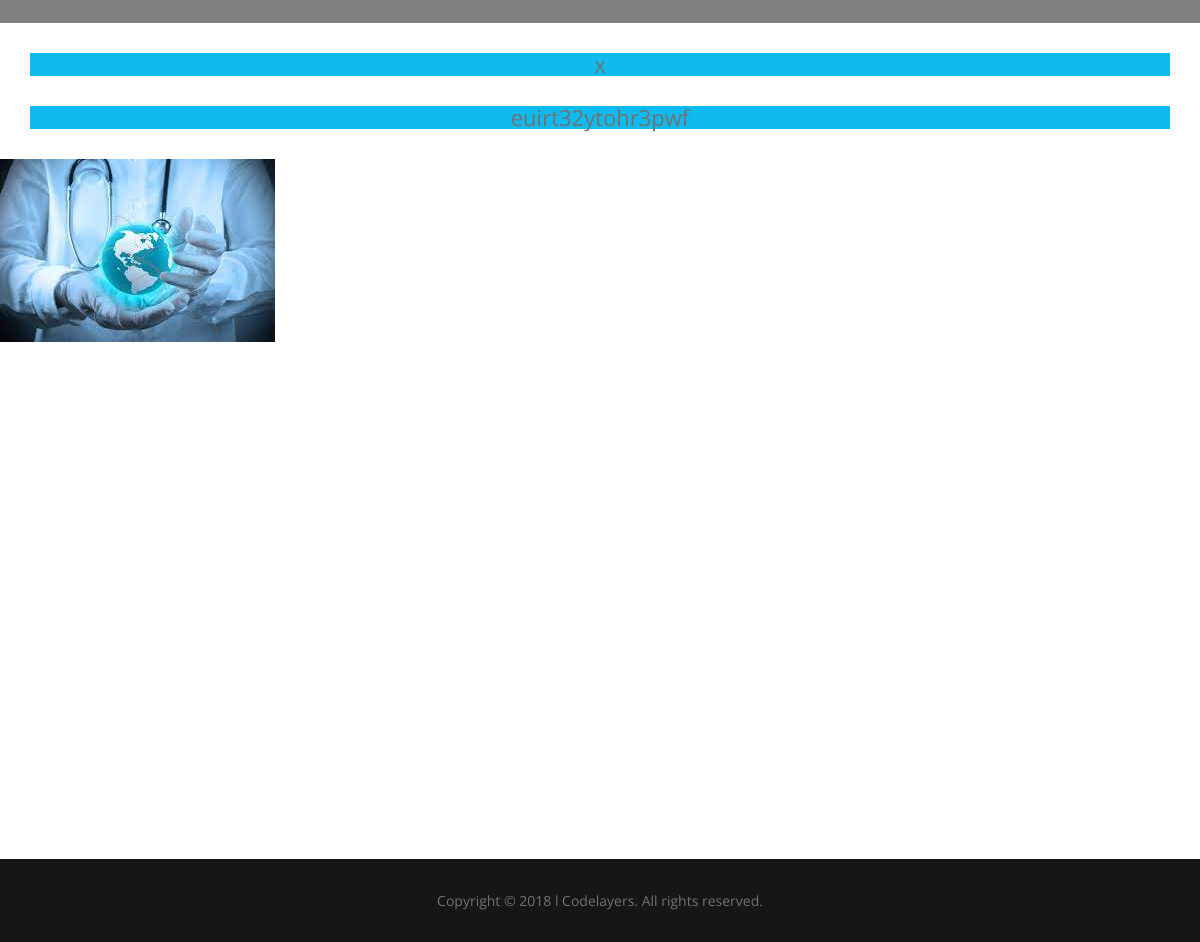
/services/detail/1/, run on the app's committed database.
### services/models.py (models this page shows, shortened)
class Service(models.Model):
    class Meta:
        verbose_name = "خدمات"
        verbose_name_plural = "خدمات"
    title = models.CharField("عنوان خدمات", max_length=200)
    description = models.TextField("تومضیحات")
    image = models.ImageField("تصویر خدمات", upload_to="video_uploaded/", blank=True)
    film = models.FileField("ویدئو خدمات", upload_to="video_uploaded/", blank=True)

### services/views.py (the view)
# urls.py: path("services/detail/<int:service_id>/", services_detail, name="services_detail"),
def services_detail(request, service_id):
    service_detail = get_object_or_404(Service, pk=service_id)
    services = Service.objects.all()
    sub_services = Sub.objects.all()
    samples = Sample.objects.all()
    subsamples = Subsample.objects.all()
    context = {
        "service_detail": service_detail,
        "sub_services": sub_services,
        'services': services,
        "samples": samples,
        "subsamples": subsamples
    }
    return render(request, "services/services_detail.html", context)

### services/templates/services/services_detail.html (shortened to what this page needs)
<!DOCTYPE html>
{% load static %}
<html lang="en">
<head>
    <link rel="stylesheet" type="text/css" href="{% static "barman/js/bootstrap/bootstrap.min.css" %}">
    <link rel="stylesheet" href="{% static "barman/js/megamenu/stylesheets/screen.css" %}">
    <link rel="stylesheet" type="text/css" href="{% static "barman/css/theme-default.css" %}">
    <link rel="stylesheet" href="{% static "barman/js/loaders/stylesheets/screen.css" %}">
    <link rel="stylesheet" type="text/css" href="{% static "barman/css/corporate.css" %}">
    <link rel="stylesheet" type="text/css" href="{% static "barman/fonts/font-awesome/css/font-awesome.min.css" %}">
    <link rel="stylesheet" type="text/css" href="{% static "barman/fonts/Simple-Line-Icons-Webfont/simple-line-icons.css" %}" media="screen"/>
    <link rel="stylesheet" href="{% static "barman/fonts/et-line-font/et-line-font.css" %}">
    <link rel="stylesheet" type="text/css" href="{% static "barman/js/revolution-slider/css/settings.css" %}">
    <link rel="stylesheet" type="text/css" href="{% static "barman/js/revolution-slider/css/layers.css" %}">
    <link rel="stylesheet" type="text/css" href="{% static "barman/js/revolution-slider/css/navigation.css" %}">
    <link rel="stylesheet" href="{% static "barman/js/parallax/main.css" %}">
    <link rel="stylesheet" type="text/css" href="{% static "barman/js/cubeportfolio/cubeportfolio.min.css" %}">
    <link href="{% static "barman/js/owl-carousel/owl.carousel.css" %}" rel="stylesheet">
    <link href="{% static "barman/js/owl-carousel/owl.theme.css" %}" rel="stylesheet">
    <link href="{% static "barman/js/tabs/css/responsive-tabs.css" %}" rel="stylesheet" type="text/css" media="all"/>
    <link rel="stylesheet" href="{% static "barman/fonts/pe-icon-7-stroke/css/pe-icon-7-stroke.css" %}">
    <link rel="stylesheet" href="{% static "barman/js/magnific-popup/magnific-popup.css" %}">
    <link rel="stylesheet/less" type="text/css" href="{% static "barman/css/skin.less" %}">
</head>
<body style="overflow-x: hidden">
<div class="wrapper-boxed">
    <div class="site-wrapper">
        <div class="col-md-12 nopadding" style="background-color: gray">
            <div class="header-section style1 noborder pin-style">
                <div class="container">
                    <div class="mod-menu">
                        <div class="row">
                            <div class="col-sm-2"><a href="index.html" title="" class="logo style-2 mar-4"> <img src="images/logo/logo.png" alt=""> </a></div>
                        </div>
                    </div>
                </div>
            </div>
        </div>
    </div>
</div>
<div style="margin: 30px;background-color: #0ebaee;font-size: 22px;text-align: center">
{{ service_detail.title }}
</div>
<div style="margin: 30px;background-color: #0ebaee;font-size: 22px;text-align: center">
{{ service_detail.description }}
</div>
{% if service_detail.image %}
<div style="height: 700px;width: 800px;">
    <img src="{{ service_detail.image.url }}" alt="{{ service_detail.title }}">
</div>
{% endif %}
{% include "barman/footer.html" %}
</body>
</html>

### barman/templates/barman/footer.html (shortened to what this page needs)
<!DOCTYPE html>
<section class="sec-padding-6 section-medium-dark">
    <div class="container">
        <div class="row">
            <div class="fo-copyright-holder text-center"> Copyright © 2018 l Codelayers. All rights reserved.</div>
        </div>
    </div>
</section>

### data on the page
Service: title "x", description "euirt32ytohr3pwf", image (picture)
